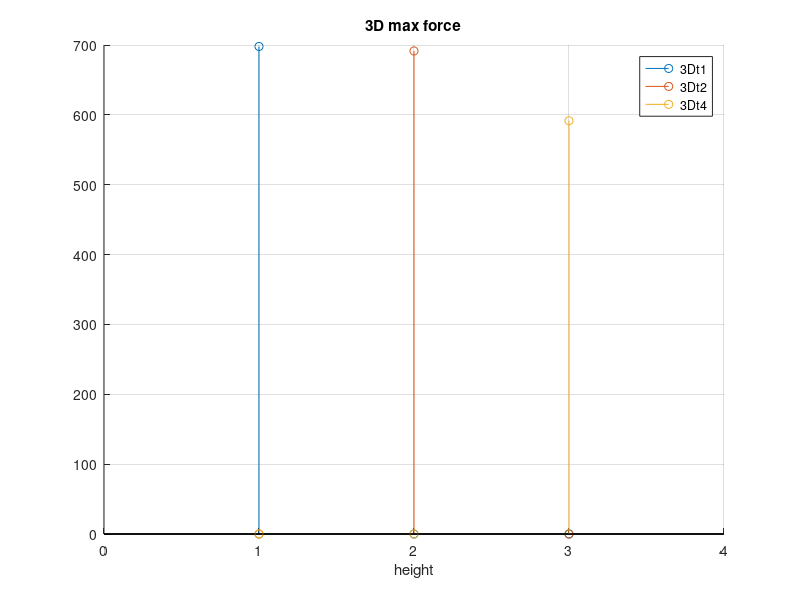
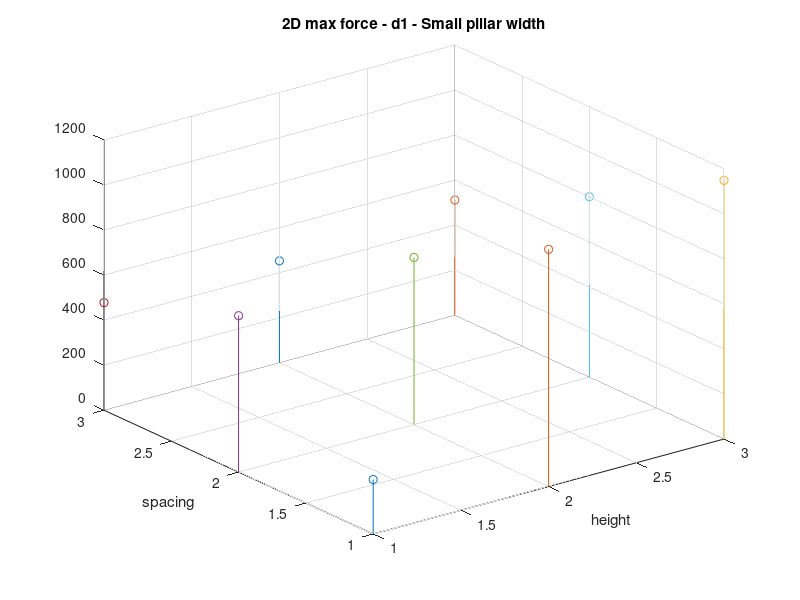
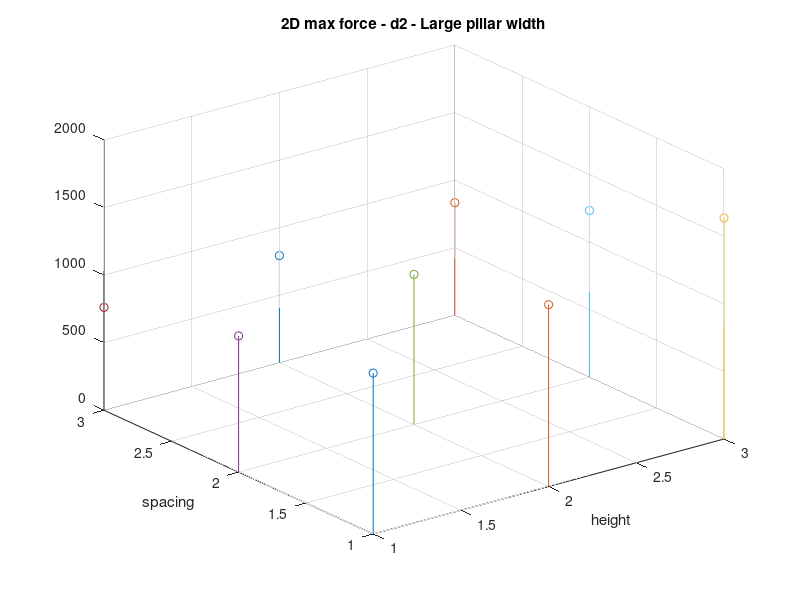

The MATLAB source for these figures, in order:
clc, clear, close all
% maximum force

load cordata.mat

% Five of each type of test

% d -> pillar width
% s -> pillar spacing
% t -> pillar height

% 3D tests with different heights of the pillar.
% All 3D test have d = 1 and s = 1
max_f_3Dt1 = zeros(); 
max_f_3Dt2 = zeros();
max_f_3Dt4 = zeros();

for i = 1:15

    if i <= 5

        max_f_3Dt1(i) = max(exp(i).data(:,1)); % max load

    elseif i >= 6 && i <= 10

        max_f_3Dt2(i-5) = max(exp(i).data(:,1)); % max load

    else

        max_f_3Dt4(i-10) = max(exp(i).data(:,1)); % max load

    end

end

% 2D tests with different heights of the pillar and different spacings
% between them

max_f_d1s1t1 = zeros();
max_f_d1s1t2 = zeros();
max_f_d1s1t4 = zeros();
max_f_d1s2t1 = zeros();
max_f_d1s2t2 = zeros();
max_f_d1s2t4 = zeros();
max_f_d1s4t1 = zeros();
max_f_d1s4t2 = zeros();
max_f_d1s4t4 = zeros();
max_f_d2s1t1 = zeros();
max_f_d2s1t2 = zeros();
max_f_d2s1t4 = zeros();
max_f_d2s2t1 = zeros();
max_f_d2s2t2 = zeros();
max_f_d2s2t4 = zeros();
max_f_d2s4t1 = zeros();
max_f_d2s4t2 = zeros();
max_f_d2s4t4 = zeros();

for i = 16:105

    if i <= 20

        max_f_d1s1t1(i) = max(exp(i).data(:,1)); % max load

    elseif i >= 21 && i <= 25

        max_f_d1s1t2(i-20) = max(exp(i).data(:,1)); % max load
    
    elseif i >= 26 && i <= 30

        max_f_d1s1t4(i-25) = max(exp(i).data(:,1)); % max load
    
    elseif i >= 31 && i <= 35

        max_f_d1s2t1(i-30) = max(exp(i).data(:,1)); % max load

    elseif i >= 36 && i <= 40

        max_f_d1s2t2(i-35) = max(exp(i).data(:,1)); % max load
 
    elseif i >= 41 && i <= 45

        max_f_d1s2t4(i-40) = max(exp(i).data(:,1)); % max load
 
    elseif i >= 46 && i <= 50

        max_f_d1s4t1(i-45) = max(exp(i).data(:,1)); % max load
    
    elseif i >= 51 && i <= 55

        max_f_d1s4t2(i-50) = max(exp(i).data(:,1)); % max load
 
    elseif i >= 56 && i <= 60

        max_f_d1s4t4(i-55) = max(exp(i).data(:,1)); % max load

    elseif i >= 61 && i <= 65

        max_f_d2s1t1(i-60) = max(exp(i).data(:,1)); % max load
    
    elseif i >= 66 && i <= 70

        max_f_d2s1t2(i-65) = max(exp(i).data(:,1)); % max load
    
    elseif i >= 71 && i <= 75

        max_f_d2s1t4(i-70) = max(exp(i).data(:,1)); % max load
    
    elseif i >= 76 && i <= 80

        max_f_d2s2t1(i-75) = max(exp(i).data(:,1)); % max load

    elseif i >= 81 && i <= 85

        max_f_d2s2t2(i-80) = max(exp(i).data(:,1)); % max load

    elseif i >= 86 && i <= 90

        max_f_d2s2t4(i-85) = max(exp(i).data(:,1)); % max load

    elseif i >= 91 && i <= 95

        max_f_d2s4t1(i-90) = max(exp(i).data(:,1)); % max load

    elseif i >= 96 && i <= 100

        max_f_d2s4t2(i-95) = max(exp(i).data(:,1)); % max load

    else

         max_f_d2s4t4(i-100) = max(exp(i).data(:,1)); % max load

    end

end
%% Means
% 3D
m_max_f_3Dt1= mean(max_f_3Dt1); 
m_max_f_3Dt2= mean(max_f_3Dt2);
m_max_f_3Dt4= mean(max_f_3Dt4);

% 2D

m_max_f_d1s1t1 = mean(max_f_d1s1t1); 
m_max_f_d1s1t2 = mean(max_f_d1s1t2);
m_max_f_d1s1t4 = mean(max_f_d1s1t4);
m_max_f_d1s2t1 = mean(max_f_d1s2t1);
m_max_f_d1s2t2 = mean(max_f_d1s2t2); 
m_max_f_d1s2t4 = mean(max_f_d1s2t4);
m_max_f_d1s4t1 = mean(max_f_d1s4t1);
m_max_f_d1s4t2 = mean(max_f_d1s4t2);
m_max_f_d1s4t4 = mean(max_f_d1s4t4);
m_max_f_d2s1t1 = mean(max_f_d2s1t1);
m_max_f_d2s1t2 = mean(max_f_d2s1t2);
m_max_f_d2s1t4 = mean(max_f_d2s1t4);
m_max_f_d2s2t1 = mean(max_f_d2s2t1);
m_max_f_d2s2t2 = mean(max_f_d2s2t2);
m_max_f_d2s2t4 = mean(max_f_d2s2t4);
m_max_f_d2s4t1 = mean(max_f_d2s4t1);
m_max_f_d2s4t2 = mean(max_f_d2s4t2);
m_max_f_d2s4t4 = mean(max_f_d2s4t4);

%% Plot
close all

x = [1 2 3]; % height [t1,t2,t4]
y1 = [1 1 1]; % s1
y2 = [2 2 2]; % s2
y4 = [3 3 3]; % s4

% 3D
f3Dt1 = zeros(1,3);
f3Dt1(1)= m_max_f_3Dt1;

f3Dt2 = zeros(1,3);
f3Dt2(2)= m_max_f_3Dt2;

f3Dt4 = zeros(1,3);
f3Dt4(3)= m_max_f_3Dt4;

hold on
figure(1)
title('3D max force')
stem(x,f3Dt1)
stem(x,f3Dt2)
stem(x,f3Dt4)
legend('3Dt1','3Dt2','3Dt4')
xlim([0 4])
xlabel('height')
grid on
hold off

% 2D - d1
d1s1t1 = zeros(1,3);
d1s1t1(1) = m_max_f_d1s1t1;
d1s1t1(d1s1t1==0)=nan;

d1s1t2 = zeros(1,3);
d1s1t2(2) = m_max_f_d1s1t2;
d1s1t2(d1s1t2==0)=nan;

d1s1t4 = zeros(1,3);
d1s1t4(3) = m_max_f_d1s1t4;
d1s1t4(d1s1t4==0)=nan;

d1s2t1 = zeros(1,3);
d1s2t1(1) = m_max_f_d1s2t1;
d1s2t1(d1s2t1==0)=nan;

d1s2t2 = zeros(1,3);
d1s2t2(2) = m_max_f_d1s2t2;
d1s2t2(d1s2t2==0)=nan;

d1s2t4 = zeros(1,3);
d1s2t4(3) = m_max_f_d1s2t4;
d1s2t4(d1s2t4==0)=nan;

d1s4t1 = zeros(1,3);
d1s4t1(1) = m_max_f_d1s4t1;
d1s4t1(d1s4t1==0)=nan;

d1s4t2 = zeros(1,3);
d1s4t2(2) = m_max_f_d1s4t2;
d1s4t2(d1s4t2==0)=nan;

d1s4t4 = zeros(1,3);
d1s4t4(3) = m_max_f_d1s4t4;
d1s4t4(d1s4t4==0)=nan;

figure(2)
stem3(x,y1,d1s1t1)
hold on
stem3(x,y1,d1s1t2)
stem3(x,y1,d1s1t4)
stem3(x,y2,d1s2t1)
stem3(x,y2,d1s2t2)
stem3(x,y2,d1s2t4)
stem3(x,y4,d1s4t1)
stem3(x,y4,d1s4t2)
stem3(x,y4,d1s4t4)
title('2D max force - d1 - Small pillar width')
xlabel('height')
ylabel('spacing')
hold off

% 2D - d2
d2s1t1 = zeros(1,3);
d2s1t1(1) = m_max_f_d2s1t1;
d2s1t1(d2s1t1==0)=nan;

d2s1t2 = zeros(1,3);
d2s1t2(2) = m_max_f_d2s1t2;
d2s1t2(d2s1t2==0)=nan;

d2s1t4 = zeros(1,3);
d2s1t4(3) = m_max_f_d2s1t4;
d2s1t4(d2s1t4==0)=nan;

d2s2t1 = zeros(1,3);
d2s2t1(1) = m_max_f_d2s2t1;
d2s2t1(d2s2t1==0)=nan;

d2s2t2 = zeros(1,3);
d2s2t2(2) = m_max_f_d2s2t2;
d2s2t2(d2s2t2==0)=nan;

d2s2t4 = zeros(1,3);
d2s2t4(3) = m_max_f_d2s2t4;
d2s2t4(d2s2t4==0)=nan;

d2s4t1 = zeros(1,3);
d2s4t1(1) = m_max_f_d2s4t1;
d2s4t1(d2s4t1==0)=nan;

d2s4t2 = zeros(1,3);
d2s4t2(2) = m_max_f_d2s4t2;
d2s4t2(d2s4t2==0)=nan;

d2s4t4 = zeros(1,3);
d2s4t4(3) = m_max_f_d2s4t4;
d2s4t4(d2s4t4==0)=nan;

figure(3)
stem3(x,y1,d2s1t1)
hold on
stem3(x,y1,d2s1t2)
stem3(x,y1,d2s1t4)

stem3(x,y2,d2s2t1)
stem3(x,y2,d2s2t2)
stem3(x,y2,d2s2t4)

stem3(x,y4,d2s4t1)
stem3(x,y4,d2s4t2)
stem3(x,y4,d2s4t4)

title('2D max force - d2 - Large pillar width')
xlabel('height')
ylabel('spacing')

hold off